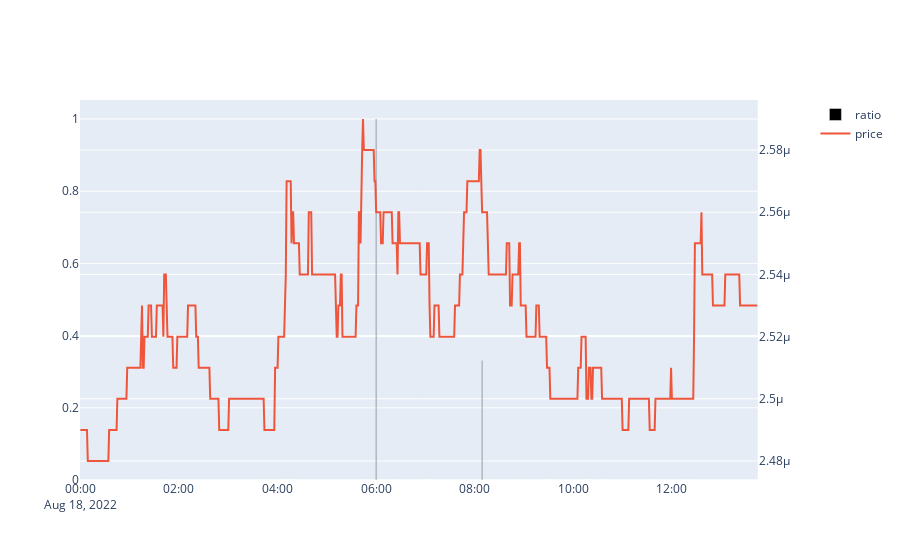

Notebook cell for this chart:
### Code cell
import plotly.graph_objects as go
from plotly.subplots import make_subplots

fig = make_subplots(specs=[[{"secondary_y": True}]])

# Add traces
fig.add_trace(
    go.Bar(x=x1, y=y1, name="ratio",  marker_color='black', opacity = 1),
    secondary_y=False,
)

fig.add_trace(
    go.Scatter(x=x1, y=y2, name="price"),
    secondary_y=True,
)

#fig.update_traces()
fig.show()

### Figure 1 — Plotly figure (JSON) as saved in the notebook; plotly's stock layout.template omitted (floating-point values rounded to 4 significant figures; data arrays with more than 128 entries replaced by an {"elided": "..."} marker saying what was removed)
{"data": [{"marker": {"color": "black"}, "name": "ratio", "opacity": 1, "type": "bar", "x": {"elided": "825 str values"}, "xaxis": "x", "y": {"elided": "825 float values"}, "yaxis": "y"}, {"name": "price", "type": "scatter", "x": {"elided": "825 str values"}, "xaxis": "x", "y": {"elided": "825 float values"}, "yaxis": "y2"}], "layout": {"xaxis": {"anchor": "y", "domain": [0, 0.94]}, "yaxis": {"anchor": "x", "domain": [0, 1]}, "yaxis2": {"anchor": "x", "overlaying": "y", "side": "right"}}}
